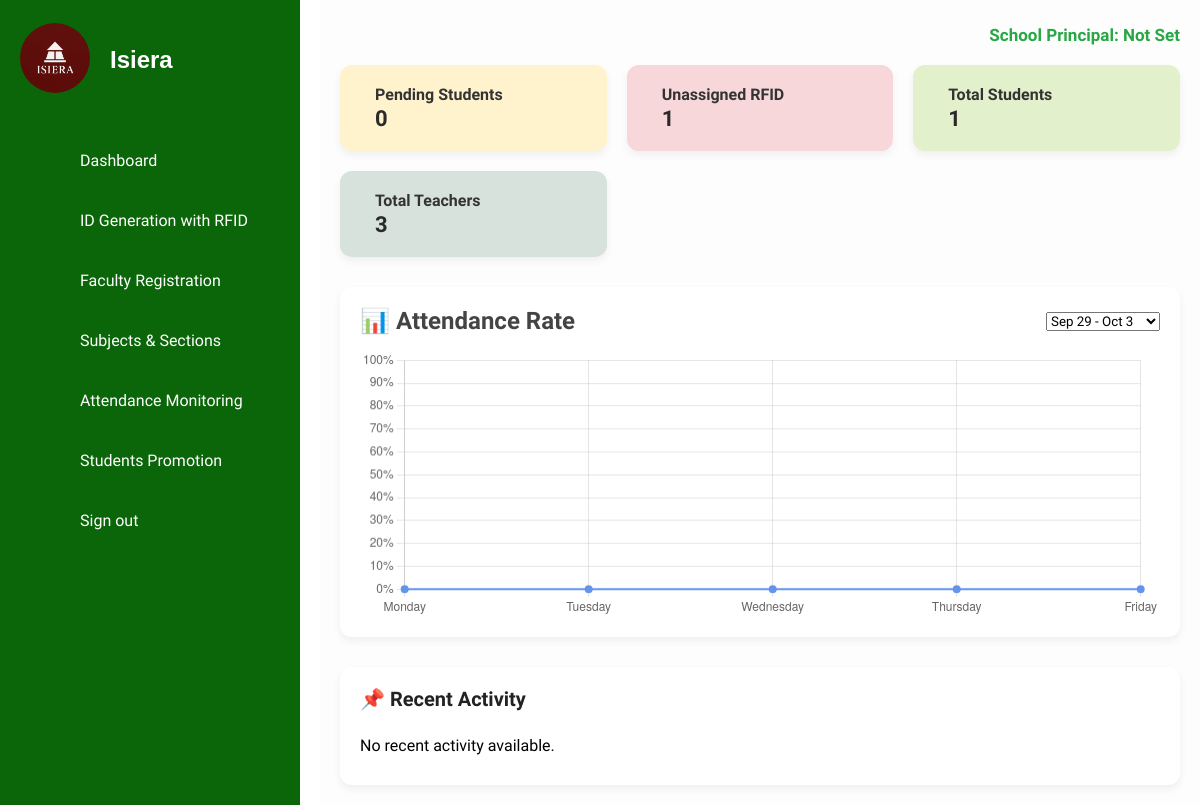
The page /isiera/dashboard.php on the database as committed earlier.
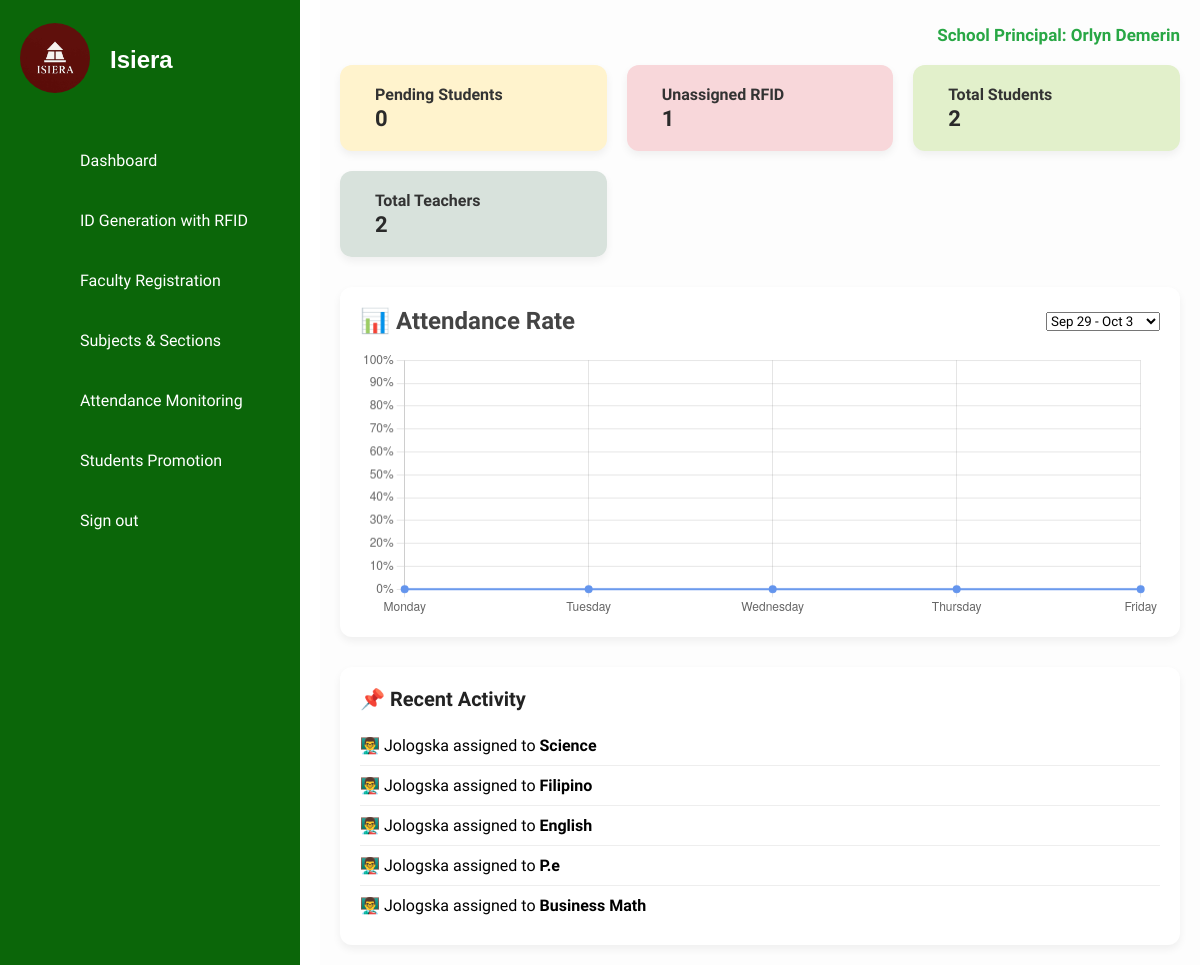
The same page on the database as committed later.
### tables this page shows
CREATE TABLE `principal` (
  `id` int(11) NOT NULL,
  `principal_name` varchar(100) NOT NULL,
  `principal_signature` varchar(255) DEFAULT NULL
);

CREATE TABLE `faculty` (
  `id` int(11) NOT NULL,
  `teacher_id` varchar(6) NOT NULL,
  `name` varchar(100) NOT NULL,
  `email` varchar(100) NOT NULL,
  `contact` varchar(20) DEFAULT NULL,
  `dob` date NOT NULL,
  `password` varchar(255) NOT NULL
);

CREATE TABLE `subjects` (
  `id` int(11) NOT NULL,
  `subject_name` varchar(255) NOT NULL,
  `student_type` varchar(150) NOT NULL,
  `created_at` timestamp NOT NULL DEFAULT current_timestamp(),
  `strand_id` int(11) DEFAULT NULL
);

### isiera/dashboard.php (the view, shortened to what the changed rows need)
<?php
include('db_connection.php');
$pending_students_count = $conn->query("SELECT COUNT(*) as total FROM pending_students")->fetch_assoc()['total'];
$teacher_count = $conn->query("SELECT COUNT(*) as total FROM faculty")->fetch_assoc()['total'];
$student_count = $conn->query("SELECT COUNT(*) as total FROM students")->fetch_assoc()['total'];
$recent_query = $conn->query("
    SELECT f.name as teacher, s.subject_name
    FROM teacher_subjects ts
    JOIN faculty f ON ts.teacher_id = f.id
    JOIN subjects s ON ts.subject_id = s.id
    ORDER BY ts.id DESC
");
$principal_query = $conn->query("SELECT principal_name FROM principal LIMIT 1");
$principal_name = $principal_query && $principal_query->num_rows > 0
    ? $principal_query->fetch_assoc()['principal_name']
    : 'Not Set';
if (isset($_GET['week_start'])) {
    $current_week_start = $_GET['week_start'];
    $current_week_end   = date('Y-m-d', strtotime($current_week_start . ' +4 days'));
} else {
    $current_week_start = date('Y-m-d', strtotime('monday this week'));
}
$attendance_data = [];
$week_days = ['Monday', 'Tuesday', 'Wednesday', 'Thursday', 'Friday'];
foreach ($week_days as $index => $day) {
    $current_date = date('Y-m-d', strtotime($current_week_start . " +$index days"));
    $total_query = $conn->query("SELECT COUNT(*) as total_students FROM students");
    $total_students = $total_query->fetch_assoc()['total_students'];
    if ($total_students > 0) {
        $present_query = $conn->query("
            SELECT COUNT(DISTINCT student_id) as present_count
            FROM attendance
            WHERE attendance_date = '$current_date'
            AND status = 'Present'
        ");
        $present_count = $present_query->fetch_assoc()['present_count'];
        $attendance_rate = round(($present_count / $total_students) * 100, 2);
    } else {
        $attendance_rate = 0;
    }
    $attendance_data[] = $attendance_rate;
}
?>
<!DOCTYPE html>
<html lang="en">
<head>
    <link rel="stylesheet" href="assets/css/style.css">
</head>
<body>
<div class="dashboard-container">
    <div style="text-align: right; margin-bottom: 20px;">
        <div onclick="openPrincipalModal()" style="display: inline-flex; align-items: center; gap: 3px; font-size: 17px; font-weight: bold; color: #28a745; cursor: pointer;">
            School Principal: <?= htmlspecialchars($principal_name) ?>
        </div>
    </div>
    <div class="dashboard-cards">
        <a href="student_details.php" style="text-decoration: none;">
            <div class="card" style="background-color: #e2f0cb; color: #2e7d32; cursor: pointer;">
                <div>
                    <h3>Total Students</h3>
                    <p><?= htmlspecialchars($student_count) ?></p>
                </div>
            </div>
        </a>
                <a href="faculty_registration.php" style="text-decoration: none;">
            <div class="card" style="background-color: #d8e2dc; color: #1b3a4b; cursor: pointer;">
                <div>
                    <h3>Total Teachers</h3>
                    <p><?= htmlspecialchars($teacher_count) ?></p>
                </div>
            </div>
        </a>
    </div>
    <div style="background: #fff; padding: 20px; margin-bottom: 30px; border-radius: 12px; box-shadow: 0 4px 8px rgba(0,0,0,0.06);">
        <div class="attendance-info">
            <h2 style="margin: 0; color: #444;">📊 Attendance Rate</h2>
        </div>
    </div>
    <div class="recent-activity">
        <h2>📌 Recent Activity</h2>
        <ul>
            <?php if ($recent_query->num_rows > 0): ?>
                <?php while ($activity = $recent_query->fetch_assoc()): ?>
<li>👨‍🏫 <?= htmlspecialchars($activity['teacher']) ?> assigned to <strong><?= htmlspecialchars($activity['subject_name']) ?></strong></li>
                <?php endwhile; ?>
            <?php else: ?>
                <li>No recent activity available.</li>
            <?php endif; ?>
        </ul>
    </div>
</div>
<script>
const ctx = document.getElementById('attendanceChart').getContext('2d');
const attendanceChart = new Chart(ctx, {
    type: 'line',
    data: {
        labels: ['Monday', 'Tuesday', 'Wednesday', 'Thursday', 'Friday'],
        datasets: [{
            label: 'Attendance Rate (%)',
            data: <?= json_encode($attendance_data) ?>,
            fill: true,
            backgroundColor: 'rgba(173, 216, 230, 0.2)',
            borderColor: 'rgba(100, 149, 237, 1)',
            borderWidth: 2,
            tension: 0.3,
            pointBackgroundColor: '#6495ED'
        }]
    },
    options: {
        scales: {
            y: {
                beginAtZero: true,
                max: 100,
                ticks: {
                    stepSize: 10,
                    callback: function(value) {
                        return value + '%';
                    }
                }
            }
        },
        plugins: {
            legend: { display: false },
            tooltip: {
                callbacks: {
                    label: function(context) {
                        return context.parsed.y + '% attendance';
                    }
                }
            }
        }
    }
});
</script>
</body>
</html>

Rows that differ between the two databases and show on the page:
added principal: principal_name "Orlyn Demerin"
added faculty: name "Jologska", subjects.subject_name "Science", subjects.subject_name "Filipino", subjects.subject_name "English", subjects.subject_name "P.e", subjects.subject_name "Business Math"
Other text that changed with them:
$student_count: "1" → "2"
$teacher_count: "3" → "2"
$principal_name: "Not Set" → (not shown)
text no longer shown: "No recent activity available."
